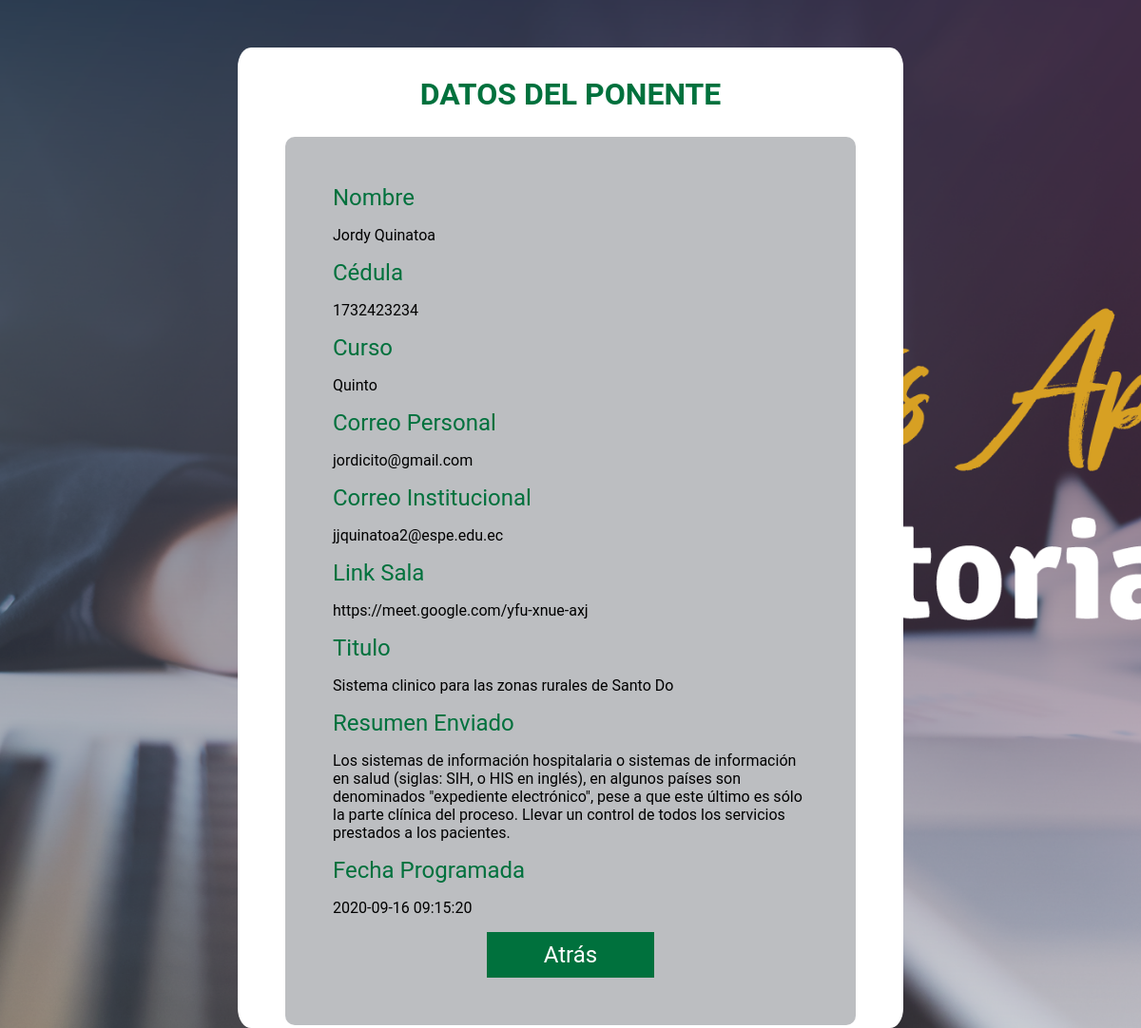
Page /leer_ponencia.php?id=1 on the committed database.
### tables this page shows
CREATE TABLE `ponente_ponencia` (
  `ID_PONENCIA` int(11) NOT NULL,
  `ID_CARRERA` int(11) DEFAULT NULL,
  `NOMBRE_PONENCIA` varchar(20) NOT NULL,
  `APELLIDO_PONENCIA` varchar(20) NOT NULL,
  `CEDULA_PONENCIA` varchar(10) NOT NULL,
  `CURSO_PONENCIA` varchar(20) NOT NULL,
  `CORREOPER_PONENCIA` varchar(30) NOT NULL,
  `CORREOINS_PONENCIA` varchar(30) NOT NULL,
  `LINK_PONENCIA` varchar(200) NOT NULL,
  `TITULO_PONENCIA` varchar(150) NOT NULL,
  `RESUMEN_PONENCIA` varchar(300) NOT NULL,
  `FECHAPRE_PONENCIA` datetime DEFAULT NULL
);

### leer_ponencia.php (the view, shortened to what this page needs)
<?php
require_once "conexion.php";
if (isset($_GET['id']) && !empty(trim($_GET["id"]))) {
    $query = 'SELECT * FROM ponente_ponencia WHERE ID_PONENCIA=?';
    if($stmt = $conn->prepare($query)){
        $stmt -> bind_param('i', $_GET['id']);
        if($stmt->execute()){
            $result = $stmt->get_result();
            if($result->num_rows == 1){
                $row = $result -> fetch_array(MYSQLI_ASSOC);
                $nombre_po = $row['NOMBRE_PONENCIA'];
                $apellido_po = $row['APELLIDO_PONENCIA'];
                $cedula_po = $row['CEDULA_PONENCIA'];
                $curso_po = $row['CURSO_PONENCIA'];
                $correoper_po = $row['CORREOPER_PONENCIA'];
                $correoins_po = $row['CORREOINS_PONENCIA'];
                $link_po = $row['LINK_PONENCIA'];
                $titulo_po = $row['TITULO_PONENCIA'];
                $resumen_po = $row['RESUMEN_PONENCIA'];
                $fecha_po = $row['FECHAPRE_PONENCIA'];
            } else{
                echo 'Error! No existen resultados.';
                exit();
            }
        } else {
            echo "Error! Revise la conexión con la base de datos.";
            exit();
        }
    }
}else{
    echo "Error! Intente más tarde.";
    exit();
}
?>
<!DOCTYPE html>
<html lang="en">
<head>
</head>
<link rel="stylesheet" type="text/css" href="css/styles-leer.css">
<body>
<section class="contenido_tabla">
    <div>
        <h2>DATOS DEL PONENTE</h2>
    </div>
    <div class="datos">
        <div>
            <label>Nombre</label>
            <p><?php echo $nombre_po . " " . $apellido_po ?></p>
        </div>
        <div>
            <label>Cédula</label>
            <p><?php echo $cedula_po ?></p>
        </div>
        <div>
            <label>Curso</label>
            <p><?php echo $curso_po ?></p>
        </div>
        <div>
            <label>Correo Personal</label>
            <p><?php echo $correoper_po ?></p>
        </div>
        <div>
            <label>Correo Institucional</label>
            <p><?php echo $correoins_po ?></p>
        </div>
        <div>
            <label>Link Sala</label>
            <p><?php echo $link_po ?></p>
        </div>
        <div>
            <label>Titulo</label>
            <p><?php echo $titulo_po ?></p>
        </div>
        <div>
            <label>Resumen Enviado</label>
            <p><?php echo $resumen_po ?></p>
        </div>
        <div>
            <label>Fecha Programada</label>
            <p><?php echo $fecha_po ?></p>
        </div>
        <button><a href="indexadmin.php">Atrás</button>
    </div>
</section>
</body>
</html>

### css/styles-leer.css (style rules this page uses)
body { font-family: 'Montserrat', sans-serif; margin: 0; background: url(../img/proyectos.png); background-size: cover; background-attachment: fixed; }
* { box-sizing: border-box; }
h2 { font-family: "Roboto", sans-serif; font-size: 2em; text-align: center; font-style: bold; color: #00713d; }
p { font-family: "Roboto", sans-serif; font-size: 1em; font-style: bold; color: black; }
label { font-family: "Roboto", sans-serif; padding-top: 10px; text-decoration: none; text-align: center; font-size: 1.5em; color: #00713d; }
.datos { padding: 50px; border-radius: 10px; max-width: 600px; background-color: #454b525b; margin: 0 auto; }
a { font-family: "Roboto", sans-serif; padding-top: 10px; text-decoration: none; text-align: center; font-size: 1.5em; margin: 0 auto; color: white; }
button { display: block; background-color: #00713d; margin: 0 auto; padding: 10px 60px 10px 60px; border: 0; font-size: 1em; font-family: "Roboto", sans-serif; }
@media (min-width:768px) { .contenido_tabla { margin: auto; width: 700px; margin-top: 150pz; border-radius: 2%; background: #fff; margin-top: 50px; padding: 3px; } }

### rows in the picture
ponente_ponencia: NOMBRE_PONENCIA "Jordy", APELLIDO_PONENCIA "Quinatoa", CEDULA_PONENCIA "1732423234", CURSO_PONENCIA "Quinto", CORREOPER_PONENCIA "jordicito@gmail.com", CORREOINS_PONENCIA "jjquinatoa2@espe.edu.ec", LINK_PONENCIA "https://meet.google.com/yfu-xnue-axj", TITULO_PONENCIA "Sistema clinico para las zonas rurales de Santo Do", RESUMEN_PONENCIA "Los sistemas de información hospitalaria o sistemas de información en salud (siglas: SIH, o HIS en inglés), en algunos países son denominados \"expediente electrónico\", pese a que este último es sólo la parte clínica del proceso. Llevar un control de todos los servicios prestados a los pacientes.", FECHAPRE_PONENCIA "2020-09-16 09:15:20"
